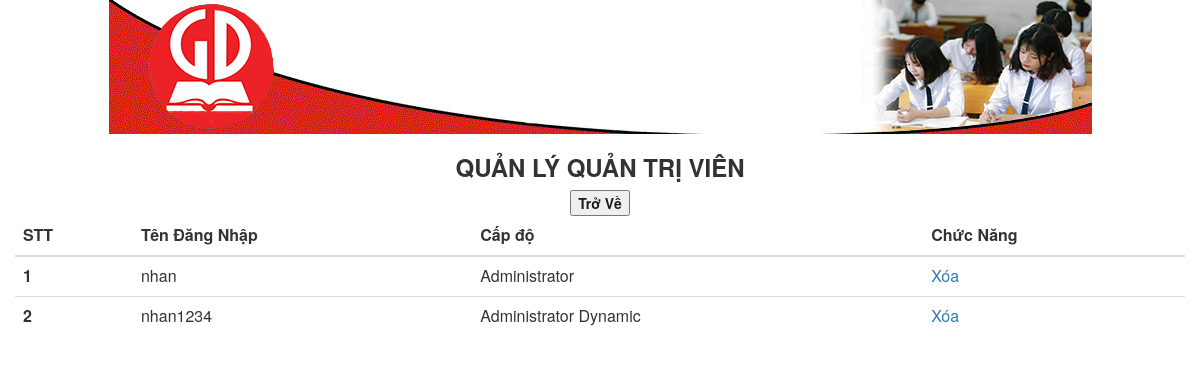
Page /admin/user/hienthiuser.php on the committed database.
### tables this page shows
CREATE TABLE `user` (
  `userid` int(10) NOT NULL,
  `username` varchar(50) NOT NULL,
  `password` varchar(50) NOT NULL,
  `level` int(2) NOT NULL
);

### admin/user/hienthiuser.php (the view, shortened to what this page needs)
<html lang="en"><head>
    <link href="../../bootstrap/css/bootstrap.min.css" rel="stylesheet">
</head>
<center><img src="../../assets/img/Ban.gif"></center>
<center><body bgcolor="#CAFFFF">
<?php
$connect=new db();
$conn=$connect->connect();
?>
<div class="container">
    <div class="row">
        <h3 style="font-weight: bold"> QUẢN LÝ QUẢN TRỊ VIÊN</h3>
        <a href="../index.php?mod=capnhat" style="color: #1a1a1a;font-weight: bold"><button>Trở Về</button></a>
        <table class="table">
            <thead>
            <tr>
                <th>STT</th>
                <th>Tên Đăng Nhập</th>
                <th>Cấp độ</th>
                <th>Chức Năng</td>
            </tr>
            </thead>
            <tbody>
            <?php
            $stt = 1 ;
            $sql = "SELECT * FROM user";
            $query = mysqli_query($conn,$sql);
            while ($data = mysqli_fetch_assoc($query)) {
                ?>
                <tr>
                    <th scope="row"><?php echo $stt++ ?></th>
                    <td><?php echo $data["username"]; ?></td>
                    <td>
                        <?php
                        if ($data["level"] == 1) {
                            echo "Administrator";
                        }else{
                            echo "Administrator Dynamic";
                        }
                        ?>
                    </td>
                    <td><a href="xoauser.php?id=<?php echo $data["username"]; ?>">Xóa</a></td>
                </tr>
                <?php
            }
            ?>
            </tbody>
        </table>
    </div>
</div>
</body></center></html>

### rows in the picture
user: username "nhan", level "Administrator"
user: username "nhan1234", level "Administrator Dynamic"
